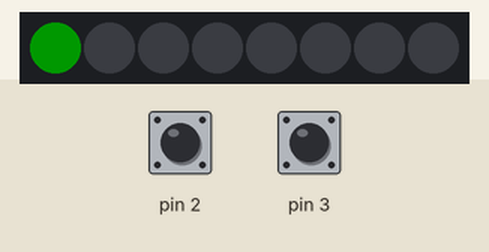
Recording of a sketch running on a simulated Arduino Uno, built with avr-gcc and run on an emulated ATmega328P. On the bench: 8 RGB LEDs in strip order, left to right. The test bench sets the inputs (shaded band); at power-on: pin 2 HIGH, pin 3 HIGH. Dim RGB values are drawn brighter than linear.

Above: at 1.2 s.
1.3 s: pin 2 pulled LOW for 0.15 s
At 2.3 s:
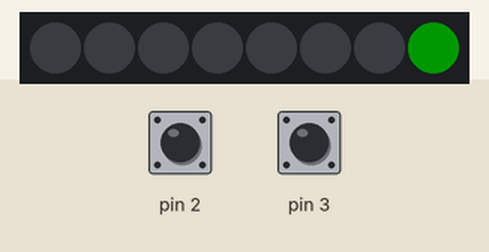
2.9 s: pin 2 pulled LOW for 1 s
At 3.7 s:
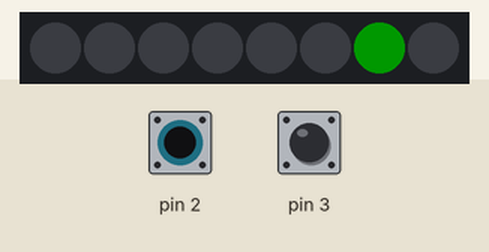
Timing chart, 0 to 5.9 s (numbered marks = the images above; inputs shaded):
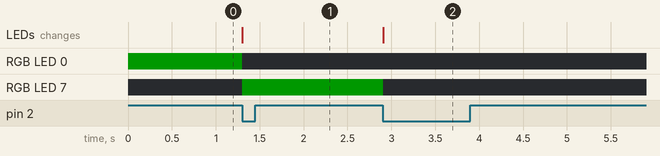

The sketch:

ledline_interputs.ino
```cpp
#include <Adafruit_NeoPixel.h>

#define PIN        10
#define NUMPIXELS 8

Adafruit_NeoPixel pixels(NUMPIXELS, PIN, NEO_GRB);

void button_pressed_up ();
void button_pressed_down ();
volatile int8_t ledNumber = 0;

void setup() {
  pinMode(2, INPUT_PULLUP);
  attachInterrupt(digitalPinToInterrupt(2), button_pressed_down, FALLING);
  pinMode(3, INPUT_PULLUP);
  attachInterrupt(digitalPinToInterrupt(3), button_pressed_up, FALLING);

  pixels.begin();
}

void loop() {
  pixels.clear();
  pixels.setBrightness(40);
  pixels.setPixelColor(ledNumber, pixels.Color(0, 150, 0));
  pixels.show();
  delay(10);

}

void button_pressed_up (){
  ledNumber += 1;
  if(ledNumber > 7){
    ledNumber = 0;
  }
}

void button_pressed_down (){
  ledNumber -= 1;
  if(ledNumber < 0){
    ledNumber = 7;
  }
}
```

Measured:
- after the input at 1.3 s, RGB LED 0: RGB(0, 24, 0) → off at once; RGB LED 7: off → RGB(0, 24, 0) at once; the LEDs: change at once (image 1)
- after the input at 2.9 s, RGB LED 7: RGB(0, 24, 0) → off at once; the LEDs: change at once (image 2)
